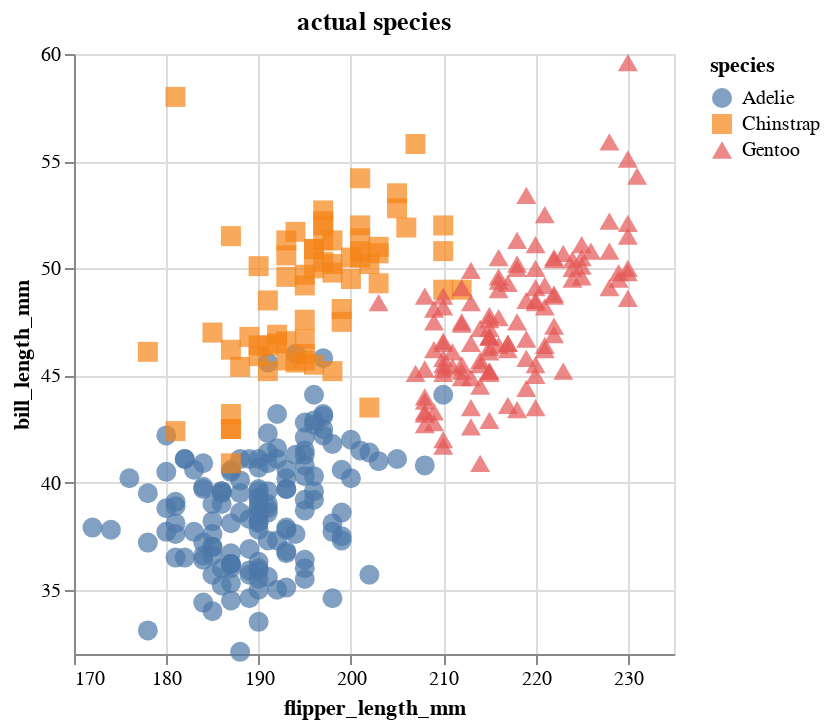

Notebook code cell kept with this figure:
### Code cell
c1 = alt.Chart(df).mark_point(filled=True,size=100).encode(
    x = alt.X("flipper_length_mm").scale(zero=False),
    y = alt.Y("bill_length_mm").scale(zero=False),
    color="species",
    shape="species",
    tooltip = ["species","pred","index"]
).properties(title='actual species')
c1

### Figure 1 — Vega-Lite specification as saved in the notebook (floating-point values rounded to 4 significant figures; data arrays with more than 128 entries replaced by an {"elided": "..."} marker saying what was removed)
{"config": {"view": {"continuousWidth": 300, "continuousHeight": 300}}, "data": {"name": "data-846ef6039392ff9dfa6e45d33baf3b0d"}, "mark": {"type": "point", "filled": true, "size": 100}, "encoding": {"color": {"field": "species", "type": "nominal"}, "shape": {"field": "species", "type": "nominal"}, "tooltip": [{"field": "species", "type": "nominal"}, {"field": "pred", "type": "nominal"}, {"field": "index", "type": "quantitative"}], "x": {"field": "flipper_length_mm", "scale": {"zero": false}, "type": "quantitative"}, "y": {"field": "bill_length_mm", "scale": {"zero": false}, "type": "quantitative"}}, "title": "actual species", "$schema": "https://vega.github.io/schema/vega-lite/v5.8.0.json", "datasets": {"data-846ef6039392ff9dfa6e45d33baf3b0d": {"elided": "333 records"}}}
